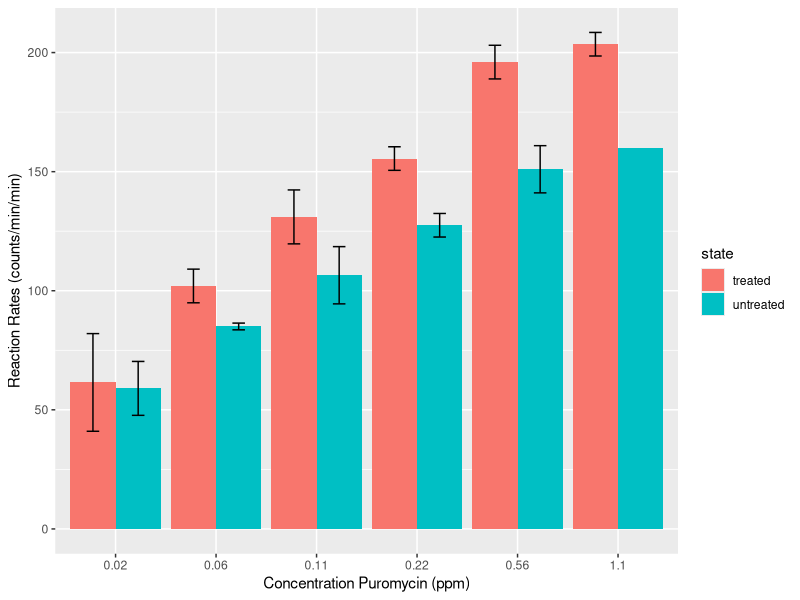

R code for this plot:
## ---- chunk 1
knitr::opts_chunk$set(
  echo = TRUE,
  warning = FALSE,
  error = FALSE,
  message = FALSE)
## ---- chunk 2
library(tidyverse)
datasets::Puromycin

data(package = "datasets", "Puromycin")
Puromycin |>
  as_tibble() |>
  group_by(state, conc) |>
  summarise(mean_rate = mean(rate),
            sd = sd(rate))  |>
  ggplot(aes(x = as_factor(conc), y = mean_rate)) +
  geom_col(aes(fill = state, group = state), position = position_dodge(0.9)) +
  geom_errorbar(
    aes(
      ymin=mean_rate-sd, 
      ymax=mean_rate+sd, 
      group = state), 
    position = position_dodge(0.9),
    width = 0.25) +
   xlab("Concentration Puromycin (ppm)") +
   ylab("Reaction Rates (counts/min/min)") 
